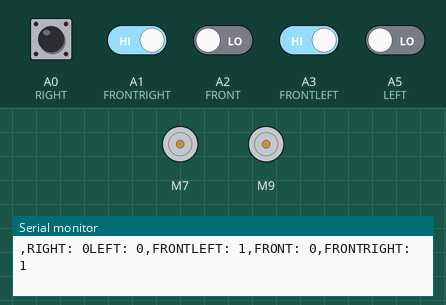
Simulated run of this sketch. Board: Arduino Uno, built with avr-gcc and run on an emulated ATmega328P. Shown: 2 × DC motor (green arrow = forward, orange = backward, longer = faster), the last lines printed to the serial monitor. Inputs (shaded band) come from the test bench; at power-on: A1 (FRONTRIGHT), A3 (FRONTLEFT) HIGH, A0 (RIGHT), A2 (FRONT), A5 (LEFT) LOW.

Above: at 1.2 s.
1.3 s: A2 (FRONT) driven HIGH
At 1.7 s:
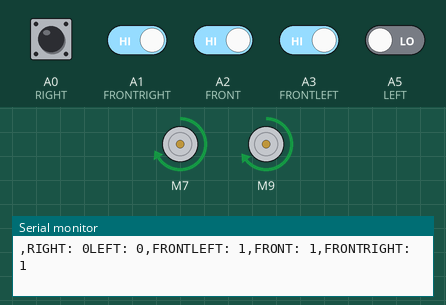
2.8 s: A0 (RIGHT) pulled HIGH for 0.15 s
At 2.96 s:
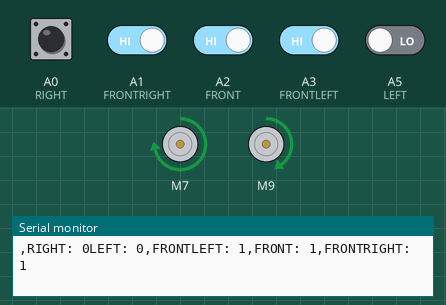
4.5 s: A0 (RIGHT) driven HIGH and A1 (FRONTRIGHT) driven LOW and A2 (FRONT) driven LOW and A3 (FRONTLEFT) driven LOW and A5 (LEFT) driven HIGH
At 5.4 s:
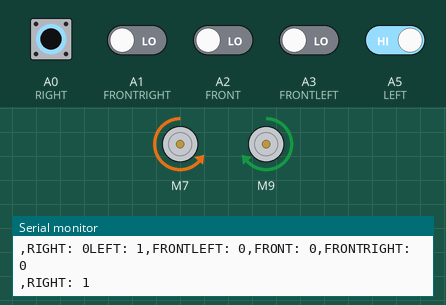
7.5 s: A5 (LEFT) driven LOW
10.5 s: A1 (FRONTRIGHT) driven HIGH
13.5 s: A1 (FRONTRIGHT) driven LOW
At 13.64 s:
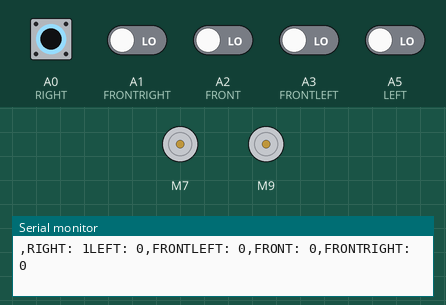
Timing chart, 0 to 17.5 s (numbered marks = the images above; inputs shaded):
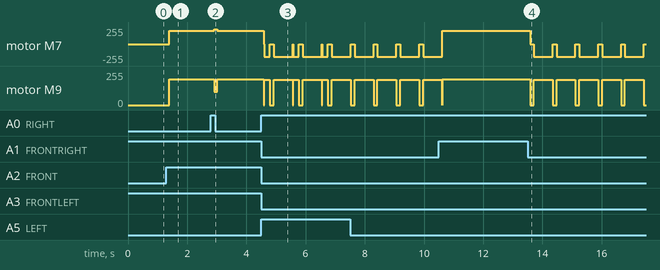

The sketch:

Basic_LHS.ino
```cpp
#include <SparkFun_TB6612.h> //Motor driver library.

#define enA 5
#define IN2 6
#define IN1 7
#define STBY 8
#define IN3 9
#define IN4 10
#define enB 11

#define PWM 190

#define FRONT A2
#define LEFT A5
#define RIGHT A0
#define FRONTLEFT A3
#define FRONTRIGHT A1

const int offsetA = 1;
const int offsetB = 1;

double l_speed;
double r_speed;

double Kp = 1.98;
double Ki = 0.76;
double Kd = 0.4;

double error = 0;
double prevError;
double integral;
double derivative;
double output;

Motor motor1 = Motor(IN1, IN2, enA, offsetA, STBY);
Motor motor2 = Motor(IN3, IN4, enB, offsetB, STBY);


void setup() {
  Serial.begin(9600);

  pinMode(enA, OUTPUT);
  pinMode(IN1, OUTPUT);
  pinMode(IN2, OUTPUT);
  pinMode(IN3, OUTPUT);
  pinMode(IN4, OUTPUT);
  pinMode(enB, OUTPUT);
  pinMode(LEFT, INPUT);
  pinMode(RIGHT, INPUT);
  pinMode(FRONT, INPUT);
  pinMode(FRONTLEFT, INPUT);
  pinMode(FRONTRIGHT, INPUT);
  pinMode(STBY, OUTPUT);
  digitalWrite(STBY, HIGH);
}

void loop() {

  int ls = digitalRead(LEFT);
  int fls = digitalRead(FRONTLEFT);
  int fs = digitalRead(FRONT);
  int frs = digitalRead(FRONTRIGHT);
  int rs = digitalRead(RIGHT);

  Serial.print("LEFT: ");
  Serial.print(ls);
  Serial.print(",FRONTLEFT: ");
  Serial.print(fls);
  Serial.print(",FRONT: ");
  Serial.print(fs);
  Serial.print(",FRONTRIGHT: ");
  Serial.println(frs);
  Serial.print(",RIGHT: ");
  Serial.print(rs);

  if (fs == 1) {
    forward();
    if (rs == 1 && fs == 1) {
      forward();
      right();
      delay(20);
    }
    if (rs == 0 && frs == 0 && fs == 1 && ls == 1) {
      forward();
      left();
      delay(10);

    }
  }

  if (fs == 0) {
    if (ls == 1 && fs == 0 && frs == 0 ) {
      stop(200);
      turnleft();
      delay(190);
      stop(100);
       forward();
      delay(0);
    }
    if (fls == 0 && fs == 0 && frs == 0) {
      stop(150);
      uturn();
      delay(380);
      stop(230);
      // delay(300);
      forward();
      delay(0);
    }
  }

  prevError = error;
  integral += error;
  derivative = error - prevError;
  output = Kp * error + Ki * integral + Kd * derivative;
  l_speed = PWM - output;
  r_speed = PWM + output;
  l_speed = constrain(l_speed, 0, 255);
  r_speed = constrain(r_speed, 0, 255);
}

void forward() {
  motor1.drive(200);
  motor2.drive(200 - 7);
}

void left() {
  motor1.drive(l_speed - 50);
  motor2.drive(r_speed);
}

void right() {
 motor1.drive(220);
  motor2.drive(100);
  //left(motor1, motor2, 150);
}

void turnright() {
  motor1.drive(l_speed);
  motor2.drive(-r_speed);
}

void turnleft() {
  motor1.drive(-l_speed);
  motor2.drive(r_speed);
}

void uturn() {
  stop(200);
  delay(100);
  motor1.drive(-l_speed);
  motor2.drive(r_speed);
  delay(260);
}

void stop(int num) {
  //  motor1.drive(0);
  //  motor2.drive(0);
  motor1.standby();
  motor2.standby();
  delay(10);
}
```

Sensor_Test.ino
```cpp
// to test the sensor unit
```

Measured:
- after the input at 1.3 s, motor M7: stopped → forward 200/255 after 0.09 s; motor M9: stopped → forward 193/255 after 0.09 s
- after the input at 2.8 s, motor M7: forward 200/255 → forward 220/255 after 0.11 s, → forward 200/255 0.11 s later; motor M9: forward 193/255 → forward 100/255 after 0.11 s, → forward 193/255 0.11 s later
- after the input at 4.5 s, motor M7: forward 200/255 → stopped after 0.09 s, then repeats every 0.98 s: backward 190/255 0.19 s, stopped 0.13 s, backward 190/255 0.64 s, stopped 0.02 s; motor M9: forward 193/255 → stopped after 0.09 s, then repeats every 0.98 s: forward 190/255 0.19 s, stopped 0.13 s, forward 190/255 0.64 s, stopped 0.02 s
- after the input at 13.5 s, motor M7: alternates backward 190/255 for 0.64 s and stopped for 0.13 s, starting after 0.09 s; motor M9: alternates forward 190/255 for 0.64 s and stopped for 0.13 s, starting after 0.09 s
